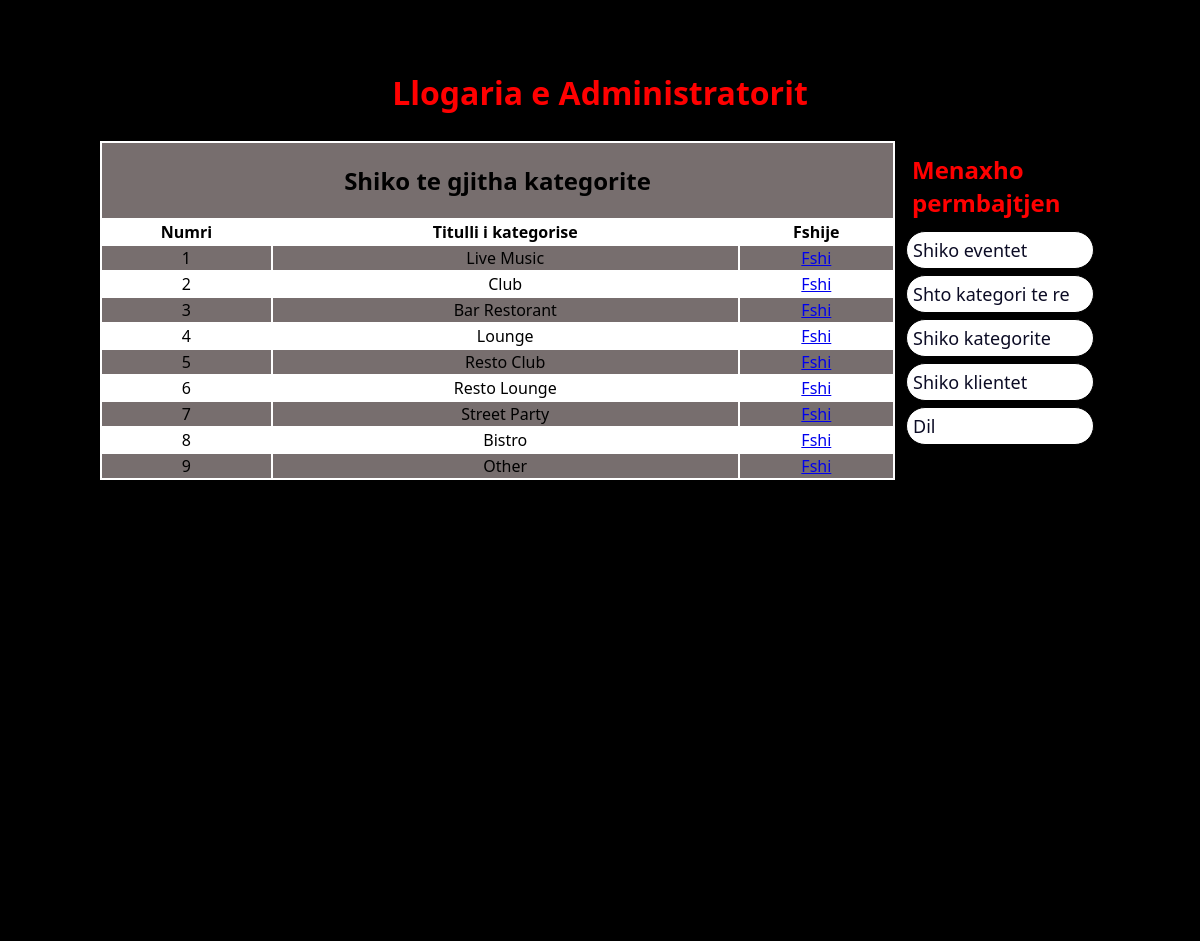
Screenshot of /admin.php?shiko_kategorit (signed in) with the database file from the repository.
### tables this page shows
CREATE TABLE `categories` (
  `category_id` int(11) UNSIGNED NOT NULL,
  `category_title` varchar(30) NOT NULL
);

### shiko_kategorit.php (the view)
<table width="795px" align="center" class="table">
    <tr>
        <td colspan="6" align="center"><h2>Shiko te gjitha kategorite <h2></td>
    </tr>
    <tr>
        <th>Numri</th>
        <th>Titulli i kategorise</th>
        <th>Fshije</th>
    </tr>
    <?php
        include("includes/database.php");
        $merri_kategorite = "select * from categories";
        $ekzekuto_kategorite = mysqli_query($con, $merri_kategorite);
        $i = 0;
        while($rresht_kategori = mysqli_fetch_array($ekzekuto_kategorite)){
            $id_kategori=$rresht_kategori['category_id'];
            $titull_kategori = $rresht_kategori['category_title'];
            $i++;
    ?>
    <tr align="center" style="border-top:1px solid black;">
        <td><?php echo $i?></td>
        <td><?php echo $titull_kategori?></td>
        <td><a href="fshi_kategori.php?fshi_kategori=<?php echo $id_kategori; ?>">Fshi</a></td>
    </tr>
        <?php }?>
</table>

### styles/admin_style.css (style rules this page uses)
* { font-family: 'Segoe UI', Tahoma, Geneva, Verdana, sans-serif; }
body { background:rgb(0, 0, 0); }
.table tbody tr:nth-child(odd) { background: rgb(119, 110, 110); }

### rows the page displays
categories: category_title "Live Music"
categories: category_title "Club"
categories: category_title "Bar Restorant"
categories: category_title "Lounge"
categories: category_title "Resto Club"
categories: category_title "Resto Lounge"
categories: category_title "Street Party"
categories: category_title "Bistro"
categories: category_title "Other"
